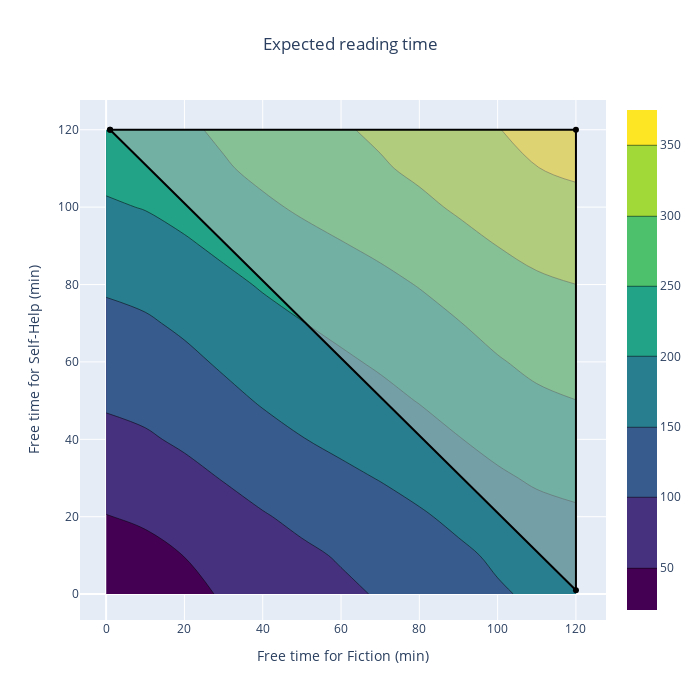

The notebook cell saved with this chart:
### Markdown cell above
### 3. Sample predictions over budgets for each product below 1 million €

### Code cell
plot_reading_for_2d_allocation(
    max_time=120, 
    estimators=(sm_fiction, sm_help), 
    type_estimator="smt_kriging", 
    sampling_step=10
)

### Figure 1 — Plotly figure (JSON) as saved in the notebook; plotly's stock layout.template omitted (floating-point values rounded to 4 significant figures; data arrays with more than 128 entries replaced by an {"elided": "..."} marker saying what was removed)
{"data": [{"colorscale": [[0, "#440154"], [0.1111, "#482878"], [0.2222, "#3e4989"], [0.3333, "#31688e"], [0.4444, "#26828e"], [0.5556, "#1f9e89"], [0.6667, "#35b779"], [0.7778, "#6ece58"], [0.8889, "#b5de2b"], [1, "#fde725"]], "type": "contour", "x": [0, 10, 20, 30, 40, 50, 60, 70, 80, 90, 100, 110, 120], "y": [0, 10, 20, 30, 40, 50, 60, 70, 80, 90, 100, 110, 120], "z": {"elided": "13x13 float values"}}, {"fill": "toself", "fillcolor": "rgba(192, 192, 192, 0.5)", "hoverinfo": "text", "hoveron": "points+fills", "line": {"color": "black"}, "text": "Not available", "type": "scatter", "x": [1, 120, 120, 1], "y": [120, 120, 1, 120]}], "layout": {"autosize": false, "height": 700, "title": {"text": "Expected reading time", "x": 0.5}, "width": 700, "xaxis": {"title": {"text": "Free time for Fiction (min)"}}, "yaxis": {"title": {"text": "Free time for Self-Help (min)"}}}}
